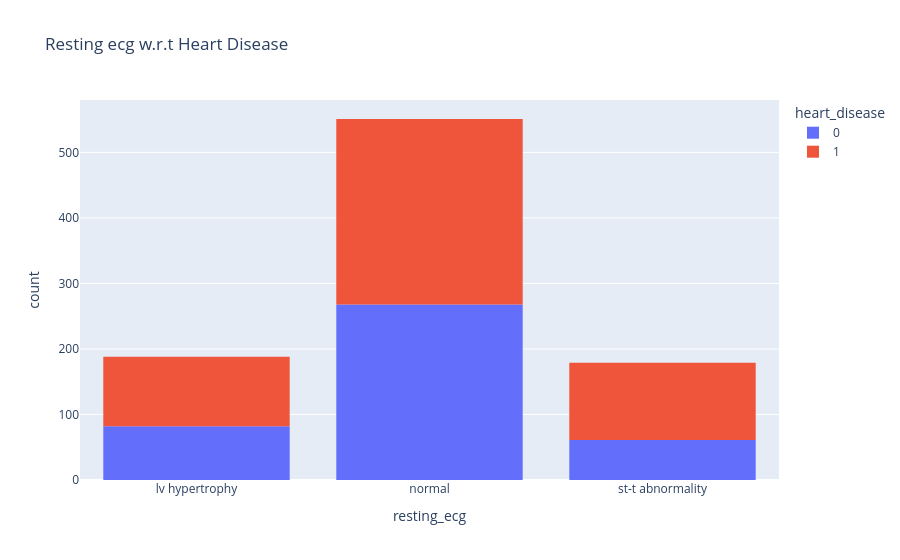

The notebook cell this image was saved under:
### Code cell
px.histogram(heart_df, x = "resting_ecg" , color = "heart_disease", title = "Resting ecg w.r.t Heart Disease")

### Figure 1 — Plotly figure (JSON) as saved in the notebook; plotly's stock layout.template omitted (floating-point values rounded to 4 significant figures; data arrays with more than 128 entries replaced by an {"elided": "..."} marker saying what was removed)
{"data": [{"bingroup": "x", "hovertemplate": "heart_disease=0<br>resting_ecg=%{x}<br>count=%{y}<extra></extra>", "legendgroup": "0", "marker": {"color": "#636efa", "pattern": {"shape": ""}}, "name": "0", "orientation": "v", "showlegend": true, "type": "histogram", "x": {"elided": "411 str values"}, "xaxis": "x", "yaxis": "y"}, {"bingroup": "x", "hovertemplate": "heart_disease=1<br>resting_ecg=%{x}<br>count=%{y}<extra></extra>", "legendgroup": "1", "marker": {"color": "#EF553B", "pattern": {"shape": ""}}, "name": "1", "orientation": "v", "showlegend": true, "type": "histogram", "x": {"elided": "509 str values"}, "xaxis": "x", "yaxis": "y"}], "layout": {"barmode": "relative", "legend": {"title": {"text": "heart_disease"}, "tracegroupgap": 0}, "title": {"text": "Resting ecg w.r.t Heart Disease"}, "xaxis": {"anchor": "y", "domain": [0, 1], "title": {"text": "resting_ecg"}}, "yaxis": {"anchor": "x", "domain": [0, 1], "title": {"text": "count"}}}}
